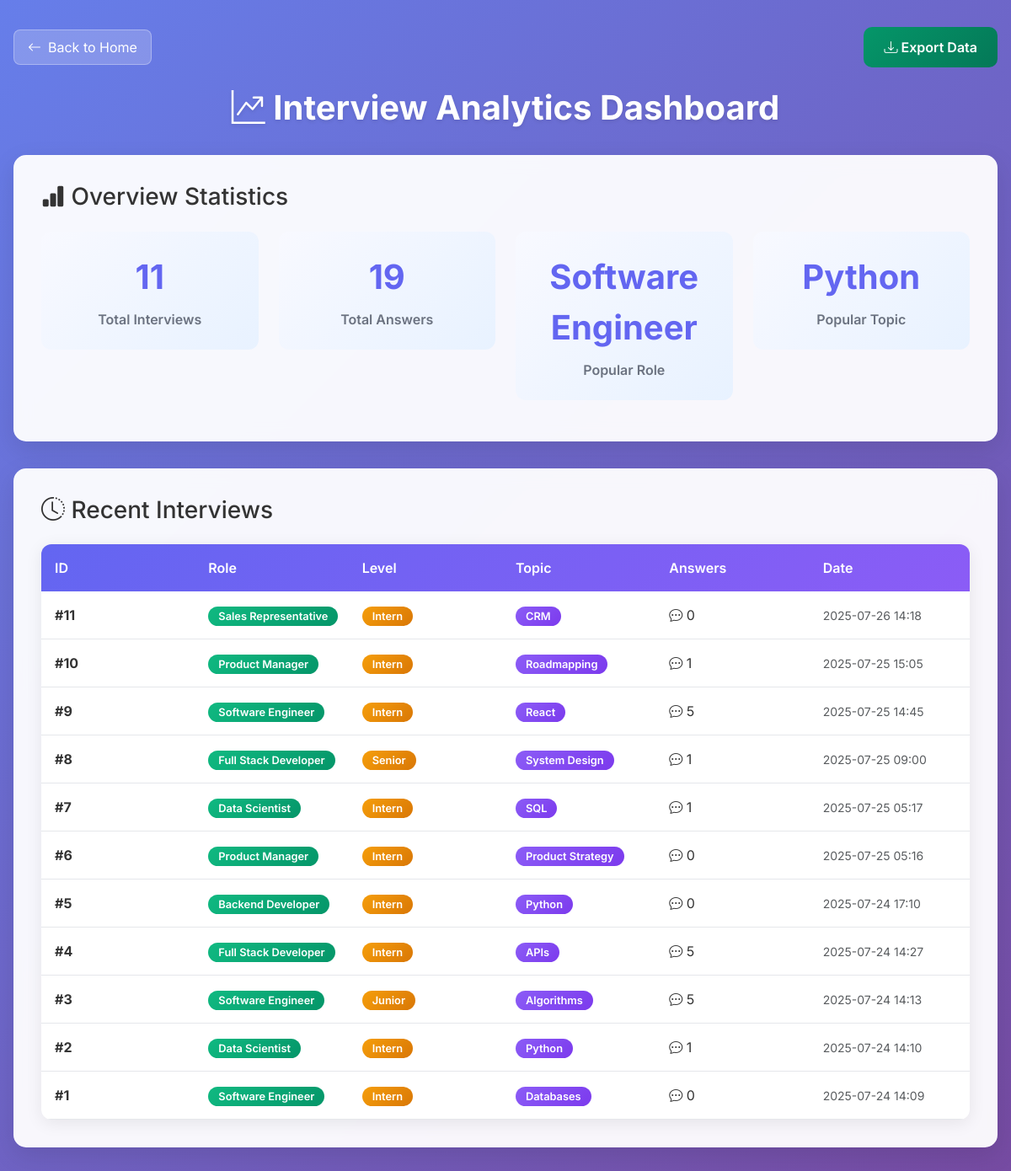
The page /admin/stats (signed in) on the database as committed earlier.
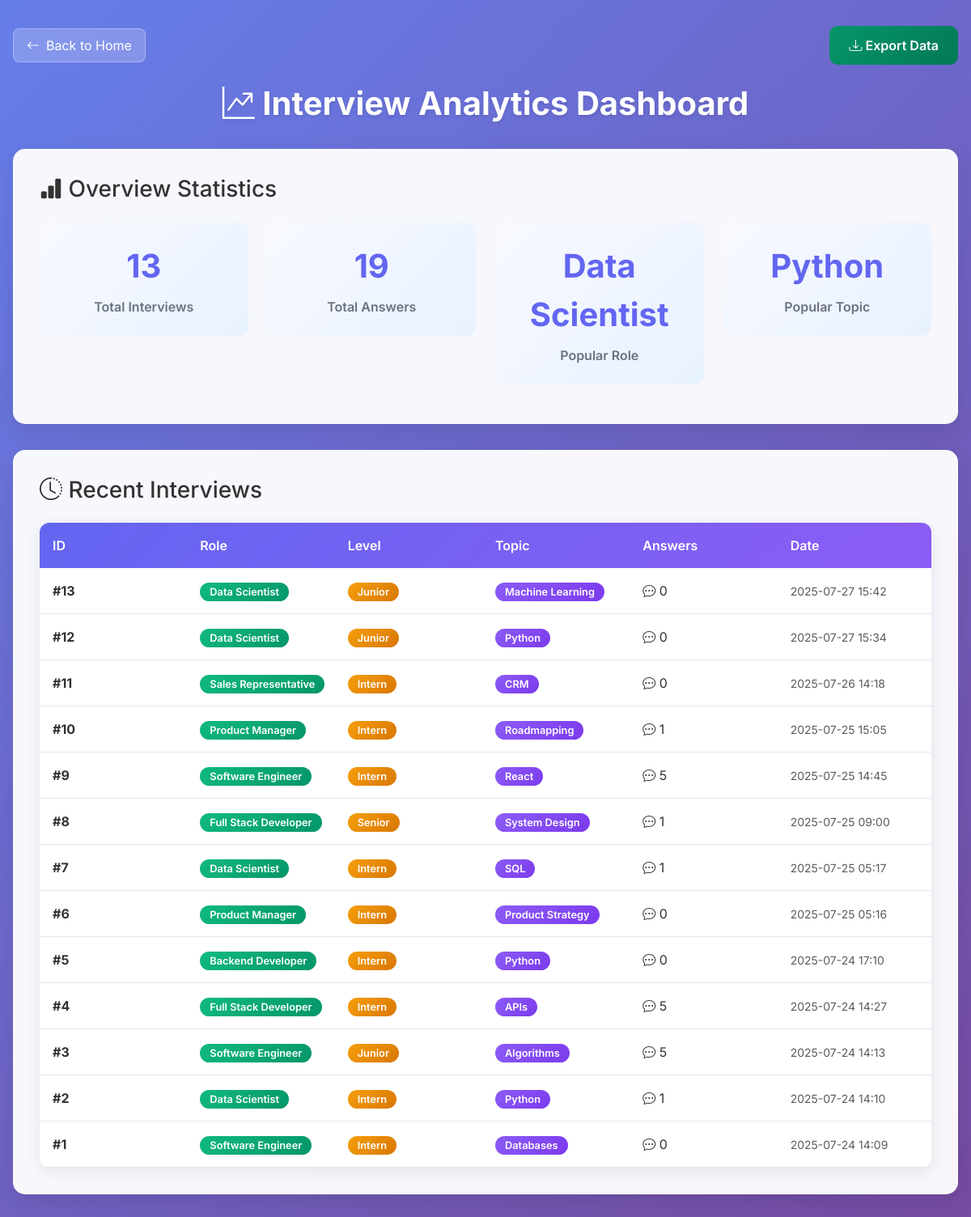
The same page on the database as committed later.
### tables this page shows
CREATE TABLE interviews (
                id INTEGER PRIMARY KEY AUTOINCREMENT,
                role TEXT NOT NULL,
                level TEXT NOT NULL,
                topic TEXT NOT NULL,
                questions TEXT NOT NULL,
                created_at TIMESTAMP DEFAULT CURRENT_TIMESTAMP
            );

### app.py (the view)
@app.route("/admin/stats")
def admin_stats():
    if not session.get('is_logged_in'):
        return redirect("/login")
    stats = db.get_interview_stats()
    recent_interviews = db.get_recent_interviews(20)
    return render_template("admin_stats.html", stats=stats, recent_interviews=recent_interviews)

### app.py (called while the page is built)
@app.context_processor
def inject_user():
    user_name = session.get('user_name', '')
    return {
        'current_user': {
            'is_logged_in': session.get('is_logged_in', False),
            'name': user_name,
            'email': session.get('user_email', ''),
            'initials': user_name[0].upper() if user_name else 'U',
            'oauth_provider': session.get('oauth_provider'),
            'avatar': session.get('user_avatar')
        }
    }

### database.py (called while the page is built)
    def get_recent_interviews(self, limit=10):
        conn = sqlite3.connect(self.db_path)
        cursor = conn.cursor()
        cursor.execute('''
            SELECT i.id, i.role, i.level, i.topic, i.created_at,
                   COUNT(a.id) as answer_count
            FROM interviews i
            LEFT JOIN answers a ON i.id = a.interview_id
            GROUP BY i.id
            ORDER BY i.created_at DESC
            LIMIT ?
        ''', (limit,))
        interviews = cursor.fetchall()
        conn.close()
        return [
            {
                'id': row[0],
                'role': row[1],
                'level': row[2],
                'topic': row[3],
                'created_at': row[4],
                'answer_count': row[5]
            }
            for row in interviews
        ]

### templates/admin_stats.html (shortened to what this page needs)
<!DOCTYPE html>
<html lang="en">
<head>
    <link href="https://cdn.jsdelivr.net/npm/bootstrap@5.3.2/dist/css/bootstrap.min.css" rel="stylesheet">
    <link href="https://cdn.jsdelivr.net/npm/bootstrap-icons@1.11.3/font/bootstrap-icons.css" rel="stylesheet">
</head>
<body>
    <div class="dashboard-container">
        <div class="d-flex justify-content-between align-items-center mb-4">
            <a href="/" class="back-btn">
                <i class="bi bi-arrow-left"></i> Back to Home
            </a>
            <button class="btn export-btn" onclick="exportData()">
                <i class="bi bi-download"></i> Export Data
            </button>
        </div>
        <h1 class="page-title">
            <i class="bi bi-graph-up-arrow"></i> Interview Analytics Dashboard
        </h1>
        <div class="stats-card">
            <h3 class="mb-4"><i class="bi bi-bar-chart-fill"></i> Overview Statistics</h3>
            <div class="row">
                <div class="col-md-3">
                    <div class="stat-item">
                        <div class="stat-number">{{ stats.total_interviews }}</div>
                        <div class="stat-label">Total Interviews</div>
                    </div>
                </div>
                <div class="col-md-3">
                    <div class="stat-item">
                        <div class="stat-number">{{ stats.total_answers }}</div>
                        <div class="stat-label">Total Answers</div>
                    </div>
                </div>
                <div class="col-md-3">
                    <div class="stat-item">
                        <div class="stat-number">{{ stats.popular_role }}</div>
                        <div class="stat-label">Popular Role</div>
                    </div>
                </div>
                <div class="col-md-3">
                    <div class="stat-item">
                        <div class="stat-number">{{ stats.popular_topic }}</div>
                        <div class="stat-label">Popular Topic</div>
                    </div>
                </div>
            </div>
        </div>
        <div class="stats-card">
            <h3 class="mb-4"><i class="bi bi-clock-history"></i> Recent Interviews</h3>
            <div class="recent-interviews">
                <div class="table-header">
                    <div class="row">
                        <div class="col-md-2">ID</div>
                        <div class="col-md-2">Role</div>
                        <div class="col-md-2">Level</div>
                        <div class="col-md-2">Topic</div>
                        <div class="col-md-2">Answers</div>
                        <div class="col-md-2">Date</div>
                    </div>
                </div>
                {% for interview in recent_interviews %}
                <div class="interview-row">
                    <div class="row align-items-center">
                        <div class="col-md-2">
                            <strong>#{{ interview.id }}</strong>
                        </div>
                        <div class="col-md-2">
                            <span class="badge-role">{{ interview.role }}</span>
                        </div>
                        <div class="col-md-2">
                            <span class="badge-level">{{ interview.level }}</span>
                        </div>
                        <div class="col-md-2">
                            <span class="badge-topic">{{ interview.topic }}</span>
                        </div>
                        <div class="col-md-2">
                            <i class="bi bi-chat-dots"></i> {{ interview.answer_count }}
                        </div>
                        <div class="col-md-2">
                            <small class="text-muted">{{ interview.created_at[:16] }}</small>
                        </div>
                    </div>
                </div>
                {% endfor %}
            </div>
        </div>
    </div>
</body>
</html>

### templates/admin_stats.html (style rules this page uses)
body { font-family: 'Inter', Arial, sans-serif; background: linear-gradient(135deg, #667eea 0%, #764ba2 100%); min-height: 100vh; color: #333; }
.dashboard-container { max-width: 1200px; margin: 2rem auto; padding: 0 1rem; }
.stats-card { background: rgba(255, 255, 255, 0.95); backdrop-filter: blur(10px); border-radius: 15px; padding: 2rem; margin-bottom: 2rem; box-shadow: 0 10px 30px rgba(0, 0, 0, 0.1); border: 1px solid rgba(255, 255, 255, 0.2); }
.stat-item { text-align: center; padding: 1.5rem; background: linear-gradient(135deg, #f8f9ff 0%, #e8f2ff 100%); border-radius: 12px; margin-bottom: 1rem; transition: transform 0.2s ease; }
.stat-number { font-size: 2.5rem; font-weight: 700; color: #6366f1; margin-bottom: 0.5rem; }
.stat-label { font-size: 1rem; color: #6b7280; font-weight: 600; }
.recent-interviews { background: white; border-radius: 12px; overflow: hidden; box-shadow: 0 4px 20px rgba(0, 0, 0, 0.08); }
.table-header { background: linear-gradient(135deg, #6366f1 0%, #8b5cf6 100%); color: white; padding: 1rem; font-weight: 600; }
.interview-row { padding: 1rem; border-bottom: 1px solid #e5e7eb; transition: background-color 0.2s ease; }
.badge-role { background: linear-gradient(135deg, #10b981 0%, #059669 100%); color: white; padding: 0.25rem 0.75rem; border-radius: 20px; font-size: 0.8rem; font-weight: 600; }
.badge-level { background: linear-gradient(135deg, #f59e0b 0%, #d97706 100%); color: white; padding: 0.25rem 0.75rem; border-radius: 20px; font-size: 0.8rem; font-weight: 600; }
.badge-topic { background: linear-gradient(135deg, #8b5cf6 0%, #7c3aed 100%); color: white; padding: 0.25rem 0.75rem; border-radius: 20px; font-size: 0.8rem; font-weight: 600; }
.export-btn { background: linear-gradient(135deg, #059669 0%, #047857 100%); border: none; color: white; padding: 0.75rem 1.5rem; border-radius: 10px; font-weight: 600; transition: all 0.3s ease; }
.page-title { color: white; text-align: center; margin-bottom: 2rem; font-weight: 700; text-shadow: 0 2px 4px rgba(0, 0, 0, 0.1); }
.back-btn { background: rgba(255, 255, 255, 0.2); border: 1px solid rgba(255, 255, 255, 0.3); color: white; padding: 0.5rem 1rem; border-radius: 8px; text-decoration: none; transition: all 0.3s ease; display: inline-flex; align-items: center; gap: 0.5rem; }

Rows that differ between the two databases and show on the page:
added interviews: id "13", role "Data Scientist", level "Junior", topic "Machine Learning", answer_count "0", created_at "2025-07-27 15:42"
added interviews: id "12", role "Data Scientist", level "Junior", topic "Python", answer_count "0", created_at "2025-07-27 15:34"
Other text that changed with them:
{{ stats.total_interviews }}: "11" → "13"
{{ stats.popular_role }}: "Software Engineer" → "Data Scientist"
